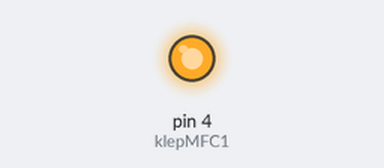
A sketch run on a simulated Arduino Uno, built with avr-gcc and run on an emulated ATmega328P. On the bench: output pins drawn as LEDs (lit = HIGH). What the sketch prints to the serial monitor is not drawn.

Above: at 0.1 s.
Timing chart, 0 to 1.6 s (numbered marks = the images above):
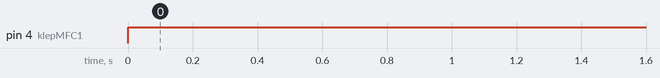

The sketch:

LS_humidity_program_loop.ino
```cpp
int additional_stabilization = 0;
int klepMFC1 = 4;
int klepMFC2 = 5;
unsigned long time_hours = 3600000; // 1 hour in milliseconds = 3600000 #removed one zero


void setup() {
  pinMode(klepMFC1, OUTPUT);
  Serial.begin(9600);

  // --- Wait initially before starting the cycle ---
  digitalWrite(klepMFC1, LOW);
  Serial.println(0);
  delay(additional_stabilization * time_hours);
}

void loop() {
  // --- Valve ON for 9 hours ---
  digitalWrite(klepMFC1, HIGH);
  Serial.println(1);
  delay(9 * time_hours);

  // --- Valve OFF for 9 hours ---
  digitalWrite(klepMFC1, LOW);
  Serial.println(0);
  delay(9 * time_hours);
}
```

Measured:
- by itself, pin 4 (klepMFC1): LOW → HIGH at 0.00 s
